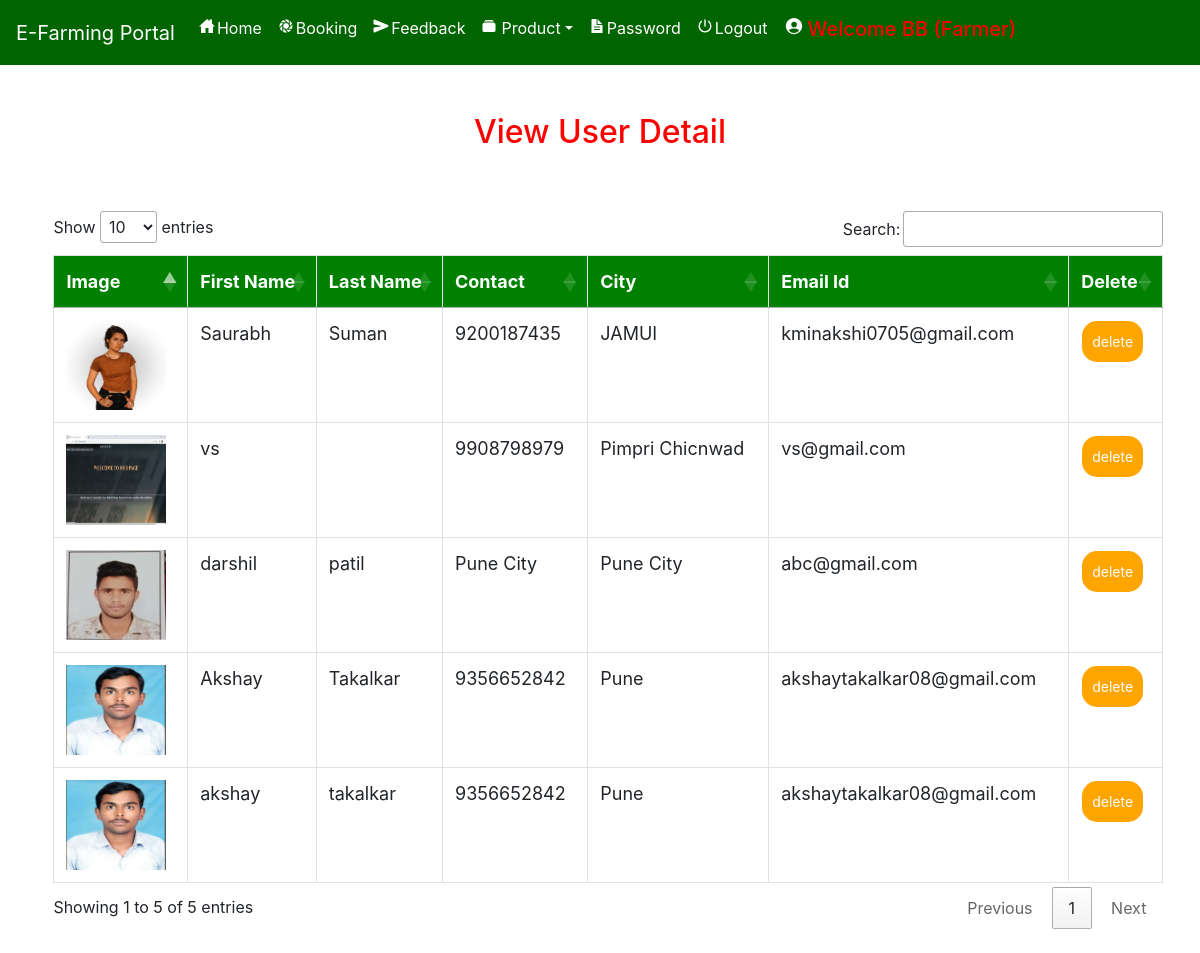
The page /view_user (signed in) on the database its author committed.
### farmerapp/models.py (models this page shows, shortened)
class Profile(models.Model):
    user = models.ForeignKey(User, on_delete=models.CASCADE, null=True)
    dob = models.DateField(null=True)
    city = models.CharField(max_length=30, null=True)
    address = models.CharField(max_length=50, null=True)
    contact = models.CharField(max_length=10, null=True)
    user_type = models.CharField(max_length=10, null=True)
    status =  models.CharField(max_length=30, null=True, default="Pending")
    image = models.FileField(null=True)

### farmerapp/views.py (the view)
# urls.py: path('view_user',View_user,name="view_user"),
def View_user(request):
    if not request.user.is_authenticated:
        return redirect('login_admin')
    pro = Profile.objects.filter(user_type="Buyer")
    d = {'user':pro}
    return render(request,'view_user.html',d)

### farmerapp/templates/view_user.html (shortened to what this page needs)
{% extends 'navigation.html' %}
{% load static %}
{% block body %}
<center><h2 style="color:red;margin-top:4%">View {% if data %}Farmer{% else %}User{% endif %} Detail</h2></center>
<div  class="container-fluid">
    <center>
    <div class="container">
        <table class="table table-bordered" id="myTable">
  <thead>
  <tr>
    <th>Image</th>
    <th>First Name</th>
    <th>Last Name</th>
      <th>Contact</th>
      <th>City</th>
    <th>Email Id</th>
    <th>Delete</th>
  </tr>
  </thead>
   <tbody>
    {% for i in user %}
  <tr>
    <td><img src="{{i.image.url}}" style="width:100px;height:90px"></td>
    <td>{{i.user.first_name}}</td>
    <td>{{i.user.last_name}}</td>
      <td>{{i.contact}}</td>
      <td>{{i.city}}</td>
      <td>{{i.user.email}}</td>
    <td><a href="{% url 'delete_user' i.user.id %}" onclick="return confirm('Are you sure?')"><button class="button button1">delete</button></a></td>
  </tr>
    {% endfor %}
    </tbody>
</table>
 </div></center>
</div>
{% endblock %}

### farmerapp/templates/navigation.html (style rules this page uses)
* { box-sizing: border-box; }
#myTable { border-collapse: collapse; width: 100%; border: 1px solid #ddd; font-size: 18px; }
#myTable th { text-align: left; padding: 12px; background-color: green; color: white; }
#myTable td { text-align: left; padding: 12px; background-color: white; }
#myTable tr { border-bottom: 1px solid #ddd; }
.button { background-color: orange; border: none; color: white; padding: 10px; text-align: center; text-decoration: none; display: inline-block; font-size: 14px; margin: 1px 1px; cursor: pointer; }
.button1 { border-radius: 15px; }

### farmerapp/templates/view_user.html (style rules this page uses)
.container { border-radius:6px; margin:2%; }
.container-fluid { margin-top:5%; }

### rows shown on the page
Profile: image (picture), user.first_name "Saurabh", user.last_name "Suman", contact "9200187435", city "JAMUI", user.email "kminakshi0705@gmail.com"
Profile: image (picture), user.first_name "vs", contact "9908798979", city "Pimpri Chicnwad", user.email "vs@gmail.com"
Profile: image (picture), user.first_name "darshil", user.last_name "patil", contact "Pune City", city "Pune City", user.email "abc@gmail.com"
Profile: image (picture), user.first_name "Akshay", user.last_name "Takalkar", contact "9356652842", city "Pune", user.email "akshaytakalkar08@gmail.com"
Profile: image (picture), user.first_name "akshay", user.last_name "takalkar", contact "9356652842", city "Pune", user.email "akshaytakalkar08@gmail.com"
